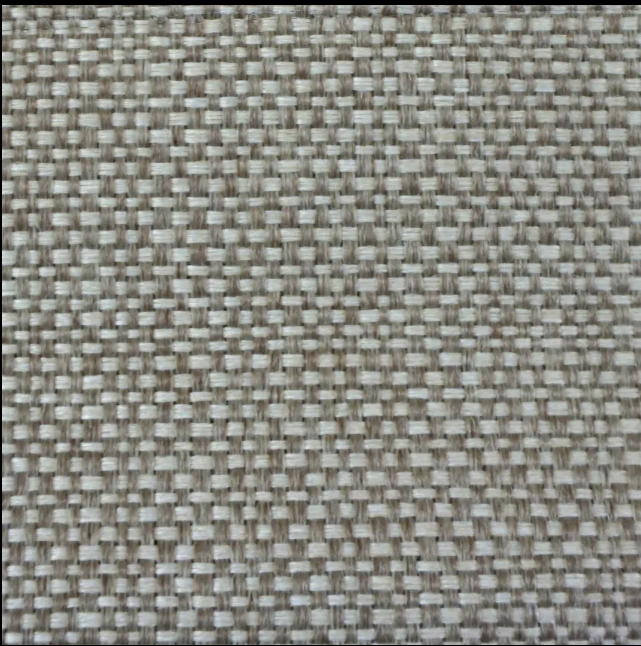
#> input picture weave.png, 641 x 646 px
$ python image_compressor.py
#> lines starting #> are read from the running program, lines starting #| are printed output that depends on the picture
from PIL import Image
img = Image.open("weave.png")
#> img is the input picture: PIL image 641x646 RGBA; mean R, G, B, A 138.3, 138.4, 130.7, 255
img_50 = img.resize((100,100), Image.LANCZOS)
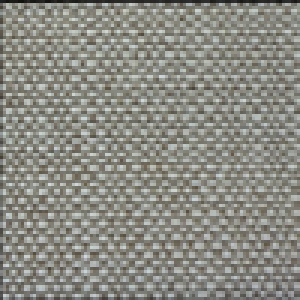
#> img_50: PIL image 100x100 RGBA (shown 3 times larger); mean R, G, B, A 138.6, 138.7, 130.9, 255
img_50.save("weave_comp.png")

$ run again, with CELL_reconstruction_pso.png copied over weave.png
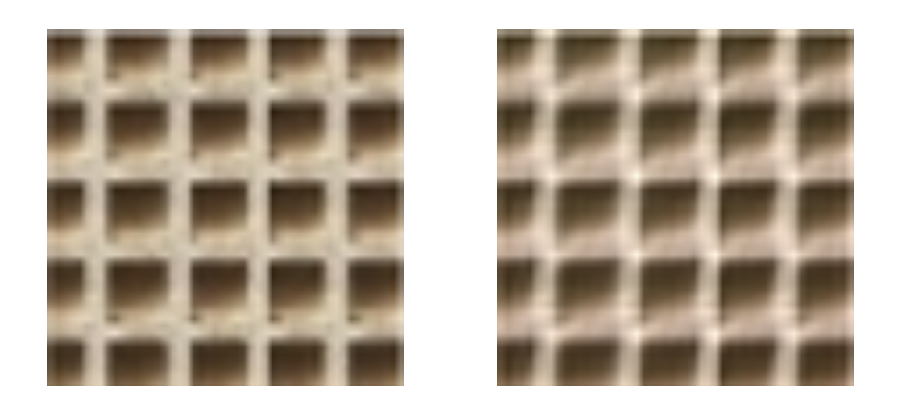
#> input picture CELL_reconstruction_pso.png, 900 x 400 px
#> img is the input picture: PIL image 900x400 RGB; mean R, G, B 181, 168.3, 152.6
#> `img_50 = img.resize((100,100), Image.LANCZOS)`:
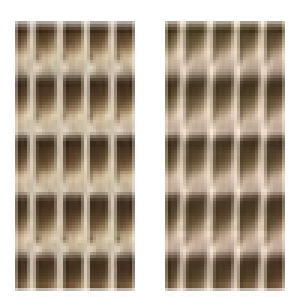
#> img_50: PIL image 100x100 RGB (shown 3 times larger); mean R, G, B 180.8, 168.1, 152.3

$ run again, with pattern_cell.png copied over weave.png
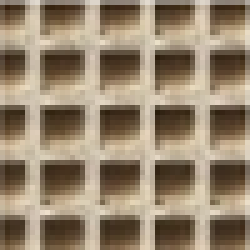
#> input picture pattern_cell.png, 50 x 50 px (shown 5 times larger)
#> img is the input picture: PIL image 50x50 RGBA; mean R, G, B, A 150.2, 132.8, 110, 255
#> `img_50 = img.resize((100,100), Image.LANCZOS)`:
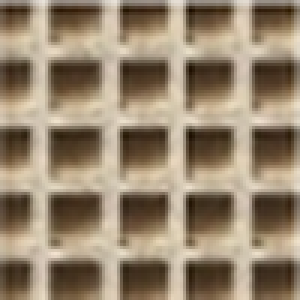
#> img_50: PIL image 100x100 RGBA (shown 3 times larger); mean R, G, B, A 150.2, 132.9, 110.1, 255
